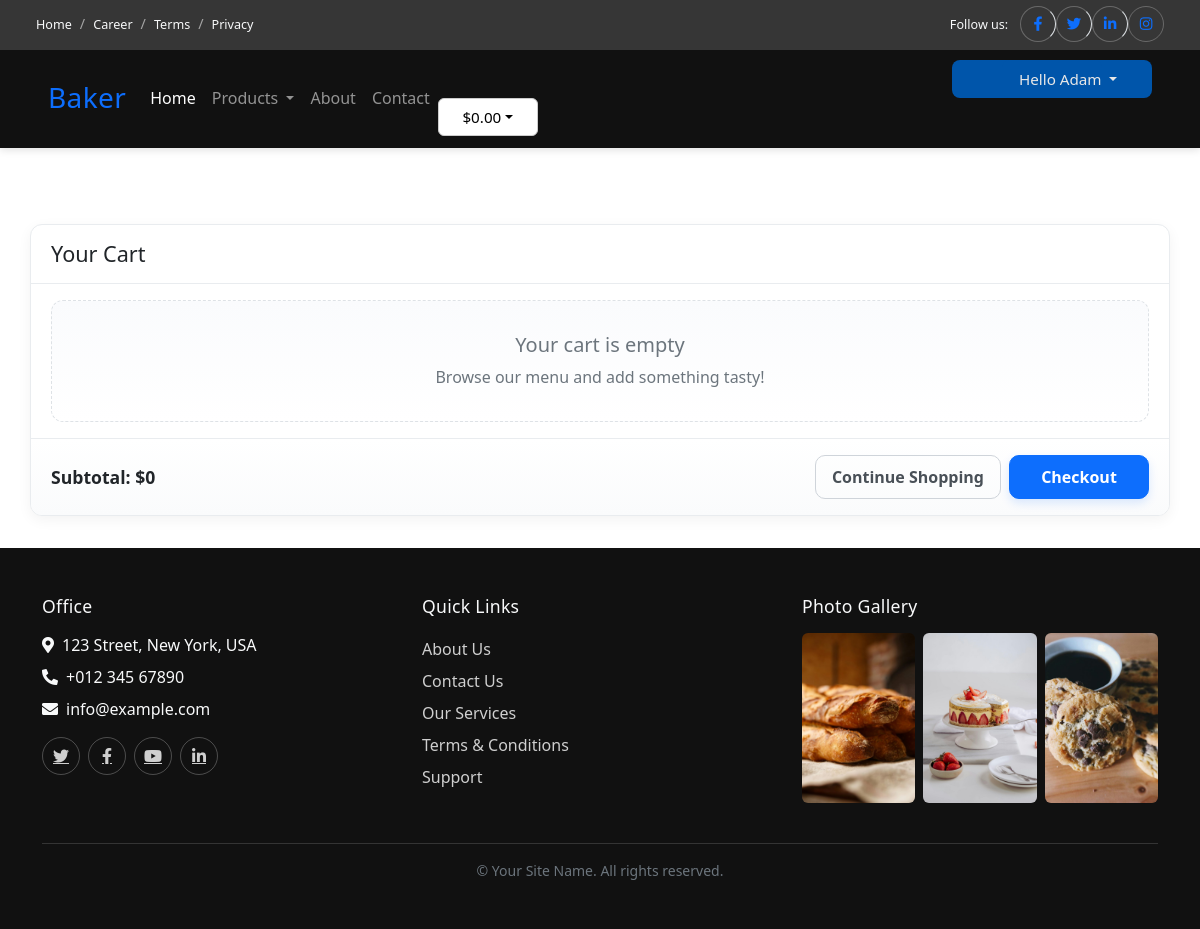
Page /shop/cart/ (signed in) on the earlier database version.
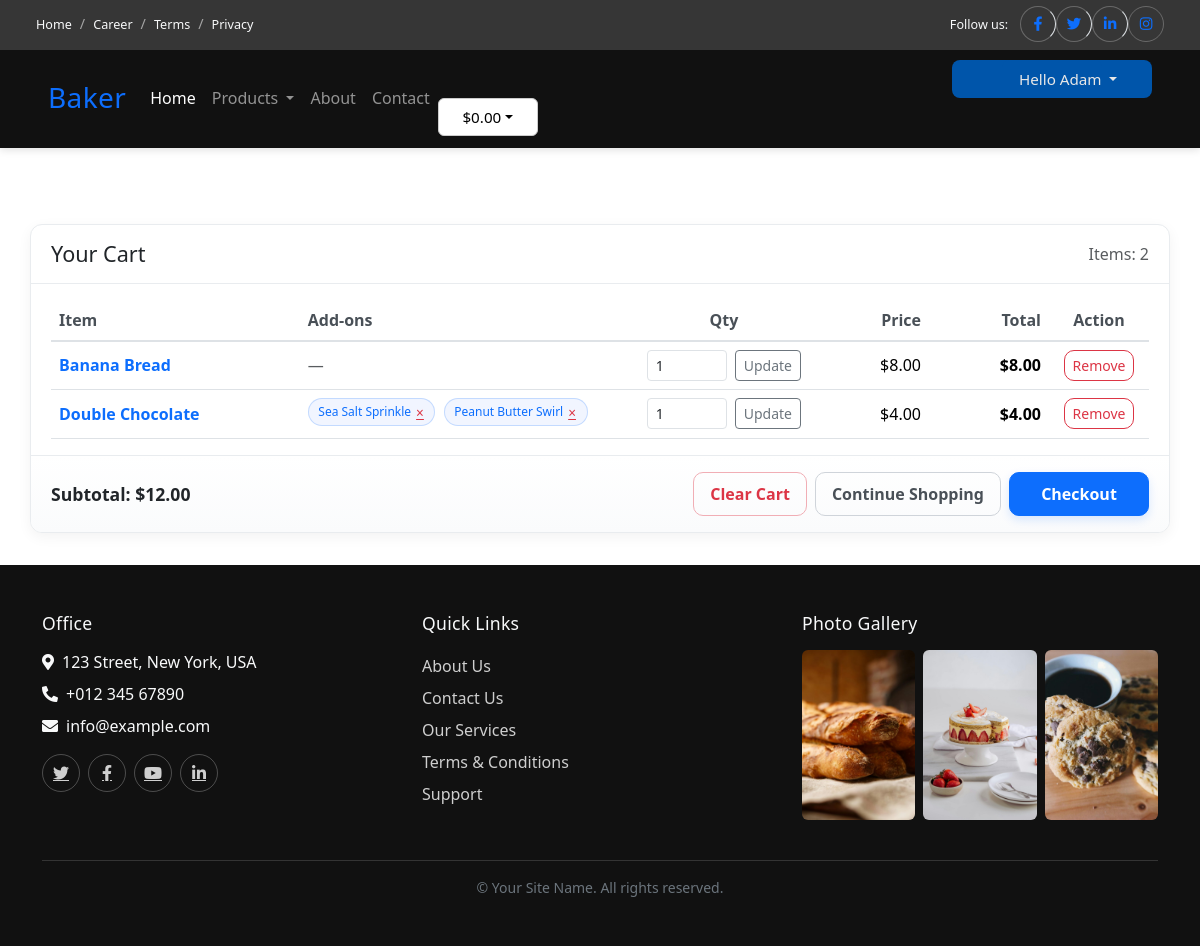
Same page on the later database version.
### shop/models.py (models this page shows)
class CartItem(models.Model):
    cart = models.ForeignKey(Cart, on_delete=models.CASCADE, related_name="items")
    product = models.ForeignKey("main.Product", on_delete=models.PROTECT)
    addons = models.ManyToManyField("main.Addon", blank=True, related_name="cart_items")
    signature = models.CharField(max_length=255, db_index=True, blank=True, default="")
    quantity = models.PositiveIntegerField(default=1)
    unit_price = models.DecimalField(max_digits=10, decimal_places=2)
    class Meta:
        unique_together = ("cart", "product","signature")  # merge-friendly
    @property
    def item_total(self):
        addons_total = sum(addon.price for addon in self.addons.all())
        return (self.unit_price + addons_total)
    @property
    def line_total(self):
        return (self.item_total * self.quantity).quantize(Decimal("0.01"), rounding=ROUND_HALF_UP)

### main/models.py (models this page shows, shortened)
class TimeStampedModel(models.Model):
    created_at = models.DateTimeField(auto_now_add=True)
    updated_at = models.DateTimeField(auto_now=True)
    class Meta:
        abstract = True

class Product(TimeStampedModel):
    category = models.ForeignKey(
        Category, on_delete=models.PROTECT, related_name="products"
    )
    name = models.CharField(max_length=150)
    slug = models.SlugField(max_length=160, blank=True)
    description = models.TextField(blank=True)
    price = models.DecimalField(max_digits=10, decimal_places=2)
    picture = models.ImageField(upload_to="products/", blank=True)
    stock = models.PositiveIntegerField(default=0)
    class Meta:
        constraints = [
            models.UniqueConstraint(
                fields=["category", "slug"], name="uniq_product_slug_per_category"
            ),
        ]
        indexes = [
            models.Index(fields=["slug"]),
            models.Index(fields=["category", "name"]),
        ]
        ordering = ["name"]
    def __str__(self):
        return self.name

class AddOn (TimeStampedModel):
        category = models.ForeignKey(
        Category, on_delete=models.PROTECT, related_name="addons"
    )
        name = models.CharField(max_length=150)
        price = models.DecimalField(max_digits=10, decimal_places=2)
        is_active = models.BooleanField(default=True)

### shop/views.py (the view)
# urls.py: path("cart/", cart_detail, name="cart_detail"),
def cart_detail(request):
    cart = get_or_create_cart(request)
    items = cart.items.select_related("product") #type: ignore
    subtotal = sum(i.line_total for i in items)
    return render(request, "shop/cart.html", {
        "cart": cart,
        "items": items,
        "subtotal": subtotal,
    })

### shop/templates/shop/cart.html (shortened to what this page needs)
{% extends "main/base.html" %}
{% load static %}
{% block extra_head %}
  <link rel="stylesheet" href="{% static 'shop/css/cart.css' %}">
{% endblock %}
{% block content %}
<section class="container cart-page">
  <div class="cart-card">
    <div class="cart-header">
      <h1>Your Cart</h1>
      {% if items %}
        <span class="text-muted">Items: {{ items|length }}</span>
      {% endif %}
    </div>
    <div class="cart-body">
      {% if items %}
        <div class="table-cart-wrapper">
          <table class="table table-hover align-middle table-cart mb-0">
            <thead>
              <tr>
                <th style="min-width: 220px;">Item</th>
                <th style="min-width: 220px;">Add-ons</th>
                <th class="text-center" style="width: 120px;">Qty</th>
                <th class="text-end" style="width: 120px;">Price</th>
                <th class="text-end" style="width: 120px;">Total</th>
                <th class="text-center" style="width: 100px;">Action</th>
              </tr>
            </thead>
            <tbody>
              {% for it in items %}
              <tr>
                <td>
                  <a href="/menu/{{ it.product.id }}/" class="product-name fw-semibold">{{ it.product.name }}</a>
                </td>
                <td>
                  {% with addlist=it.addons.all %}
                    {% if addlist %}
                      {% for a in addlist %}
                        <span class="addon-badge d-inline-flex align-items-center gap-1">
                          {{ a.name }}
                          <form action="{% url 'shop:remove_addons' it.id a.id %}" method="post" class="d-inline">
                            <button type="submit"
                                    class="btn btn-sm btn-link p-0 m-0 text-danger remove-addon-btn"
                                    style="line-height:1; font-size:0.85rem;"
                                    aria-label="Remove {{ a.name }} from {{ it.product }}">
                              &times;
                            </button>
                          </form>
                        </span>
                      {% endfor %}
                    {% else %}
                      <span class="text-muted">—</span>
                    {% endif %}
                  {% endwith %}
                </td>
                <td class="text-center">
                  <form action="{% url 'shop:update_cart_item' it.id %}" method="post" class="d-inline-flex align-items-center gap-2">
                    <input type="number" name="qty" value="{{ it.quantity }}" min="0" class="quantity-form form-control form-control-sm qty-input">
                    <button type="submit" class="btn btn-sm btn-outline-secondary">Update</button>
                  </form>
                </td>
                <td class="text-end price">${{ it.item_total }}</td>
                <td class="text-end price fw-semibold">${{ it.line_total }}</td>
                <td class="text-center">
                  <form action="{% url 'shop:remove_from_cart' it.id %}" method="post" class="d-inline">
                    <button type="submit" class="btn btn-sm btn-outline-danger">
                      Remove
                    </button>
                  </form>
                </td>
              </tr>
              {% endfor %}
            </tbody>
          </table>
        </div>
      {% else %}
        <div class="cart-empty">
          <h5 class="mb-2">Your cart is empty</h5>
          <p class="mb-0">Browse our menu and add something tasty!</p>
        </div>
      {% endif %}
    </div>
    <div class="cart-footer">
      <div class="cart-subtotal">
        Subtotal: <span class="price">${{ subtotal }}</span>
      </div>
      <div class="d-flex ms-auto gap-2">
        {% if items %}
          <form action="{% url 'shop:empty_cart' %}" method="post" class="d-inline">
            <button type="submit" class="btn btn-outline-danger">Clear Cart</button>
          </form>
        {% endif %}
        <a href="{% url 'main:menu' %}" class="btn btn-outline-secondary">Continue Shopping</a>
        <a href="{% if user.is_authenticated %}{% url 'shop:checkout' %}{% else %}{% url 'main:login' %}{% endif %}" class="btn btn-primary btn-checkout">Checkout</a>
      </div>
    </div>
  </div>
</section>
{% endblock %}

### main/templates/main/base.html (shortened to what this page needs)
{% load static %}
<!DOCTYPE html>
<html lang="en">
<head>
    <link href="https://cdn.jsdelivr.net/npm/bootstrap@5.3.7/dist/css/bootstrap.min.css" rel="stylesheet">
    <link href="https://cdn.jsdelivr.net/npm/bootstrap-icons@1.11.3/font/bootstrap-icons.css" rel="stylesheet">
    <link href="https://cdnjs.cloudflare.com/ajax/libs/font-awesome/5.10.0/css/all.min.css" rel="stylesheet">
    <link href="{% static 'main/css/header.css' %}" rel="stylesheet">
    <link href="{% static 'main/css/footer.css' %}" rel="stylesheet">
    {% block extra_head %}
    {% endblock %}
</head>
<body>
    {% include 'main/header.html' %}
    <main>
        {% block content %}
        {% endblock %}
    </main>
    {% include 'main/footer.html' %}
</body>
</html>

### main/templates/main/header.html (shortened to what this page needs)
<div class="site-topbar text-light d-none d-lg-block">
  <div class="container-fluid">
    <div class="row gx-0 align-items-center" style="min-height: 48px">
      <div class="col-lg-6 px-4 text-start">
        <ol class="breadcrumb mb-0 topbar-breadcrumb">
          <li class="breadcrumb-item">
            <a class="small text-light" href="{% url 'main:index' %}">Home</a>
          </li>
          <li class="breadcrumb-item">
            <a class="small text-light" href="#">Career</a>
          </li>
          <li class="breadcrumb-item">
            <a class="small text-light" href="#">Terms</a>
          </li>
          <li class="breadcrumb-item">
            <a class="small text-light" href="#">Privacy</a>
          </li>
        </ol>
      </div>
      <div class="col-lg-6 px-4 text-end">
        <small class="follow-label me-2">Follow us:</small>
        <span class="social-icons d-inline-flex align-items-center">
          <a class="social-btn border-end" href="#"
            ><i class="fab fa-facebook-f"></i
          ></a>
          <a class="social-btn border-end" href="#"
            ><i class="fab fa-twitter"></i
          ></a>
          <a class="social-btn border-end" href="#"
            ><i class="fab fa-linkedin-in"></i
          ></a>
          <a class="social-btn" href="#"><i class="fab fa-instagram"></i></a>
        </span>
      </div>
    </div>
  </div>
</div>
<nav class="navbar navbar-expand-lg navbar-dark bg-dark site-navbar fixed-top">
  <div class="container-fluid px-lg-5">
    <a href="{% url 'main:index' %}" class="navbar-brand ms-2 ms-lg-0">
      <span class="text-primary h3 mb-0">Baker</span>
    </a>
    <div class="collapse navbar-collapse" id="navbarCollapse">
      <ul class="navbar-nav mx-auto p-3 p-lg-0">
        <li class="nav-item">
          <a href="{% url 'main:index' %}" class="nav-link active">Home</a>
        </li>
        <li class="nav-item dropdown">
          <a
            class="nav-link dropdown-toggle"
            id="menuDropdown"
            role="button"
            data-bs-toggle="dropdown"
            aria-expanded="false"
          >
            Products
          </a>
        </li>
        <li class="nav-item"><a href="#" class="nav-link">About</a></li>
        <li class="nav-item"><a href="#" class="nav-link">Contact</a></li>
      </ul>
      <div
        class="flex-row gap-2 mt-2 mt-lg-0 justify-content-lg-end w-100 w-lg-auto"
      >
        <div
          class="button-cart-group d-flex flex-column justify-content-end flex-lg-row align-items-lg-center w-100 w-lg-auto"
        >
          {% if request.user.is_authenticated %}
          <div
            class="user-dropdown dropdown w-40 w-lg-auto text-center text-lg-center"
          >
            <button
              class="dropdown-toggle btn btn-outline-light w-100 w-lg-auto"
              id="userMenuBtn"
              data-bs-toggle="dropdown"
              aria-expanded="false"
            >
              Hello {{ request.user.first_name }}
            </button>
          </div>
          {% endif %}
        </div>
        <div class="cart-group btn-group dropdown-center">
          <button
            class="cart-price-box dropdown-toggle nav-control"
            id="cartPriceBtn"
            data-bs-toggle="dropdown"
            aria-expanded="false"
          >
            <span id="cartTotal">$0.00</span>
          </button>
        </div>
      </div>
    </div>
  </div>
</nav>

### main/templates/main/footer.html
<footer class="site-footer bg-dark text-light">
  <div class="container py-5">
    <div class="row g-4">
      <div class="col-md-4">
        <h4 class="footer-title mb-3">Office</h4>
        <p class="mb-2"><i class="fa fa-map-marker-alt me-2"></i>123 Street, New York, USA</p>
        <p class="mb-2"><i class="fa fa-phone-alt me-2"></i>+012 345 67890</p>
        <p class="mb-3"><i class="fa fa-envelope me-2"></i>info@example.com</p>
        <div class="d-flex gap-2">
          <a class="social-btn" href="#"><i class="fab fa-twitter"></i></a>
          <a class="social-btn" href="#"><i class="fab fa-facebook-f"></i></a>
          <a class="social-btn" href="#"><i class="fab fa-youtube"></i></a>
          <a class="social-btn" href="#"><i class="fab fa-linkedin-in"></i></a>
        </div>
      </div>
      <div class="col-md-4">
        <h4 class="footer-title mb-3">Quick Links</h4>
        <ul class="footer-links list-unstyled m-0">
          <li><a href="#">About Us</a></li>
          <li><a href="#">Contact Us</a></li>
          <li><a href="#">Our Services</a></li>
          <li><a href="#">Terms &amp; Conditions</a></li>
          <li><a href="#">Support</a></li>
        </ul>
      </div>
      <div class="footer-gallery col-md-4">
        <h4 class="footer-title mb-3">Photo Gallery</h4>
        <div class="row g-2" id="random-products">
        </div>
      </div>
    </div>
    <div class="footer-bottom border-top mt-4 pt-3 small text-secondary text-center">
      &copy; Your Site Name. All rights reserved.
    </div>
  </div>
</footer>

Differences in the rows shown:
added CartItem: product.name "Banana Bread", qty "1", item_total "8.00", line_total "8.00"
added CartItem: product.name "Double Chocolate", qty "1", item_total "4.00", line_total "4.00"
now on this page (row unchanged): AddOn: name "Sea Salt Sprinkle"
now on this page (row unchanged): AddOn: name "Peanut Butter Swirl"
Other differences:
{{ items|length }}: (not shown) → "2"
{{ subtotal }}: "0" → "12.00"
text no longer shown: "Your cart is empty Browse our menu and add something tasty!"
text now shown: "Items: Item Add-ons Qty Price Total Action Clear Cart"
